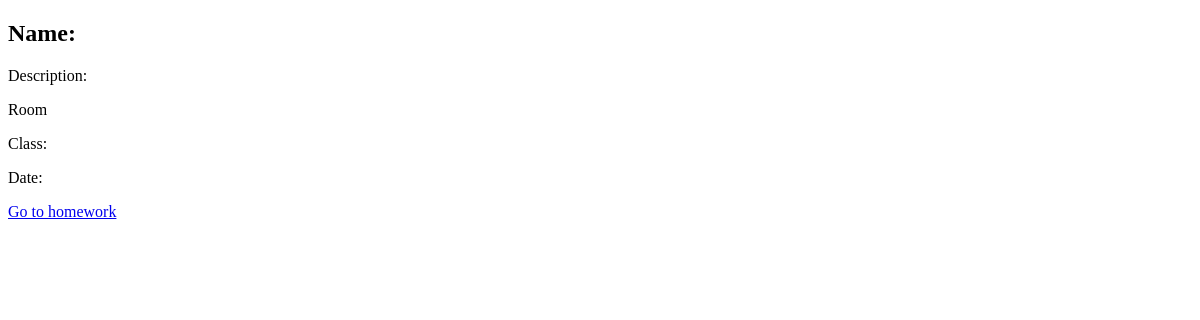
The page /student/subjects/1/lessons/4/ (signed in) on the database as committed earlier.
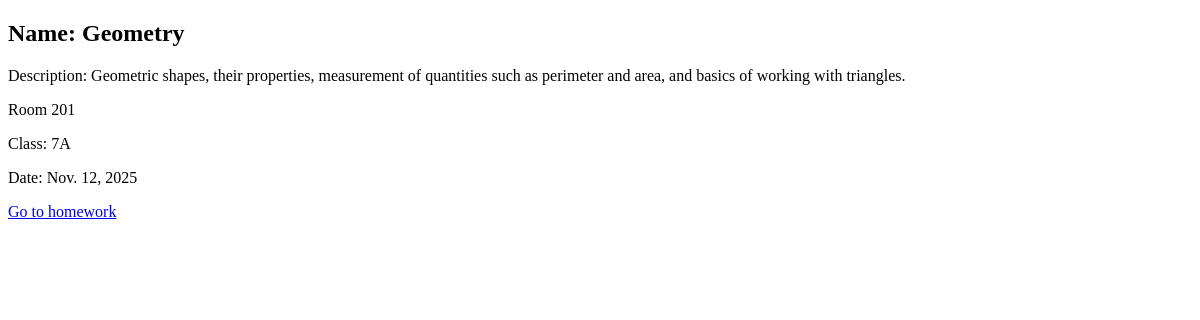
The same page on the database as committed later.
### common/models.py (models this page shows, shortened)
class Lesson(models.Model):
    name = models.CharField(max_length=100)
    description = models.TextField(blank=True)
    subject = models.ForeignKey(Subject, on_delete=models.CASCADE)
    teacher = models.ForeignKey(User, on_delete=models.CASCADE, related_name='lessons')
    school_class = models.ForeignKey(SchoolClass, on_delete=models.CASCADE)
    room = models.ForeignKey(Room, on_delete=models.SET_NULL, null=True, blank=True)
    date = models.DateField()

class Room(models.Model):
    number = models.CharField(max_length=10)

class SchoolClass(models.Model):
    name = models.CharField(max_length=100)
    students = models.ManyToManyField(User, related_name='classes')

### student/views.py (the view)
# urls.py: path('subjects/<int:subject_id>/lessons/<int:lesson_id>/', LessonDetailView.as_view(), name='student-lesson-detail'),
class LessonDetailView(View):
    @staticmethod
    @group_required('student')
    def get(request, subject_id, lesson_id):
        try:
            current_subject = Subject.objects.get(pk=subject_id)
        except ObjectDoesNotExist:
            current_subject = None
        try:
            current_lesson = Lesson.objects.get(pk=lesson_id)
        except ObjectDoesNotExist:
            current_lesson = None
        return render(request, 'student/lesson.html', {
            'lesson': current_lesson,
            'subject': current_subject,
        })

### templates/student/lesson.html (shortened to what this page needs)
<!DOCTYPE html>
<html lang="en">
<head>
</head>
<body>
    <h2>Name: {{ lesson.name }}</h2>
    <p>Description: {{ lesson.description }}</p>
    <p>Room {{ lesson.room.number }}</p>
    <p>Class: {{ lesson.school_class.name }}</p>
    <p>Date: {{ lesson.date }}</p>
    <p><a href="/student/lessons/{{ lesson.id }}/homeworks/">Go to homework</a></p>
</body>
</html>

Rows that differ between the two databases and show on the page:
added Lesson: name "Geometry", description "Geometric shapes, their properties, measurement of quantities such as perimeter and area, and basics of working with triangles.", room.number "201", school_class.name "7A", date "Nov. 12, 2025"
